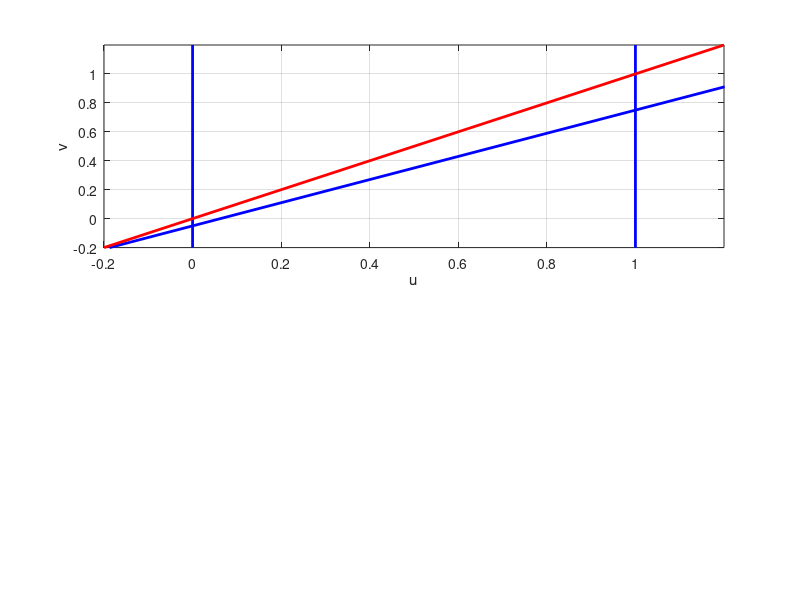

Source code (MATLAB): (Note: this script raises an error after producing the figure.)
% Phase-plane trajectories of Barkley model

% Parameters
epsilon = 0.02; % st 1/epsilon = 50
a = 0.8;
b = 0.05;

Dt = 1.e-4; % timestep size
Nt = 100000; % number of timesteps
it_mark = 300; % mark trajectories for every it_mark timesteps

% Plotting u-nullcline
figure(3); clf;
subplot(2,1,1);

v_plot = [-0.2,1.2];
plot([0,0],v_plot,'b','LineWidth',2); hold on;
grid;
plot([1,1],v_plot,'b','LineWidth',2);
u_plot = (v_plot+b) / a;
plot(u_plot,v_plot,'b','LineWidth',2);

% Plotting v-nullcline
u_plot = v_plot;
plot(u_plot,v_plot,'r','LineWidth',2);

xlabel('u');
ylabel('v');
axis([-0.2,1.2,-0.2,1.2]);
disp('Click on  a point in the graph to set initial conditions');
disp('Type Control-C to exit');

while (1)
    % read mouse location
    [u0,v0] = ginput(1);
    
    % Solve the Barkley equations (w/o diffusion term)
    % (u0,v0) = initial conditions
    u = nan(1,Nt+1);
    v = nan(1,Nt+1);
    u(1) = u0;
    v(1) = v0;
    for it = 1:Nt
        u_new = u(it) + Dt/epsilon*u(it)*(1-u(it))*(u(it)-(v(it)+b)/a);
        v_new = v(it) + Dt*(u(it)-v(it));
        u(it+1) = u_new;
        v(it+1) = v_new;
    end
    % mark initial conditions w/ * and plot trajectory
    subplot(2,1,1)
    plot(u0,v0,'k*');
    plot(u,v,'k');
    % mark trajectory at points that are equally spaced in time
    plot(u(1:it_mark:end),v(1:it_mark:end),'ko');
    % plot trajectors vs. time
    subplot(2,1,2);
    plot((0:Nt)*Dt,u,'b','LineWidth',2); hold on;
    plot((0:Nt)*Dt,v,'r','LineWidth',2);
    axis([0,Nt*Dt,-0.2,1.2]);
    legend('u(t)','v(t)');
    xlabel('time');
    hold off;
end

